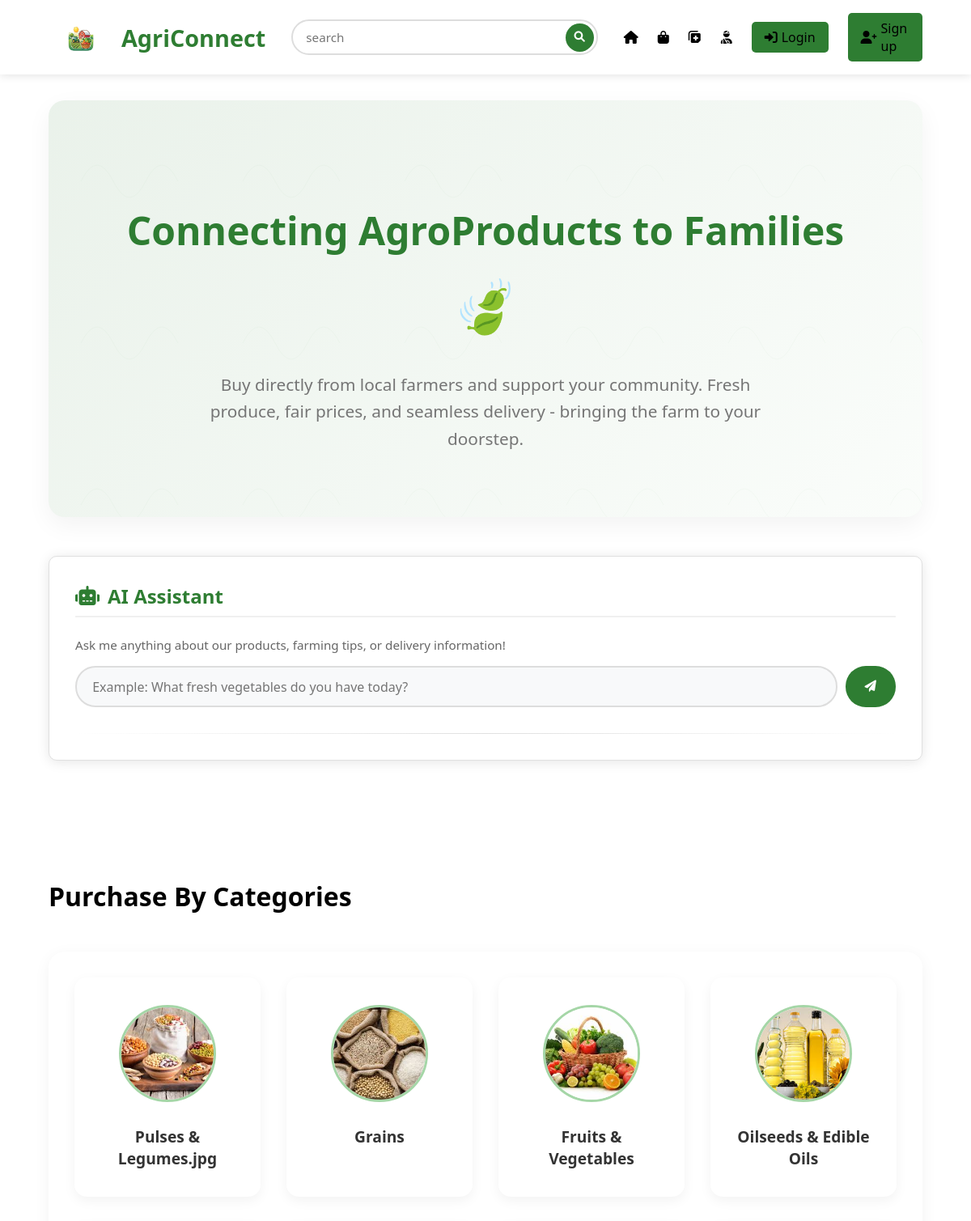
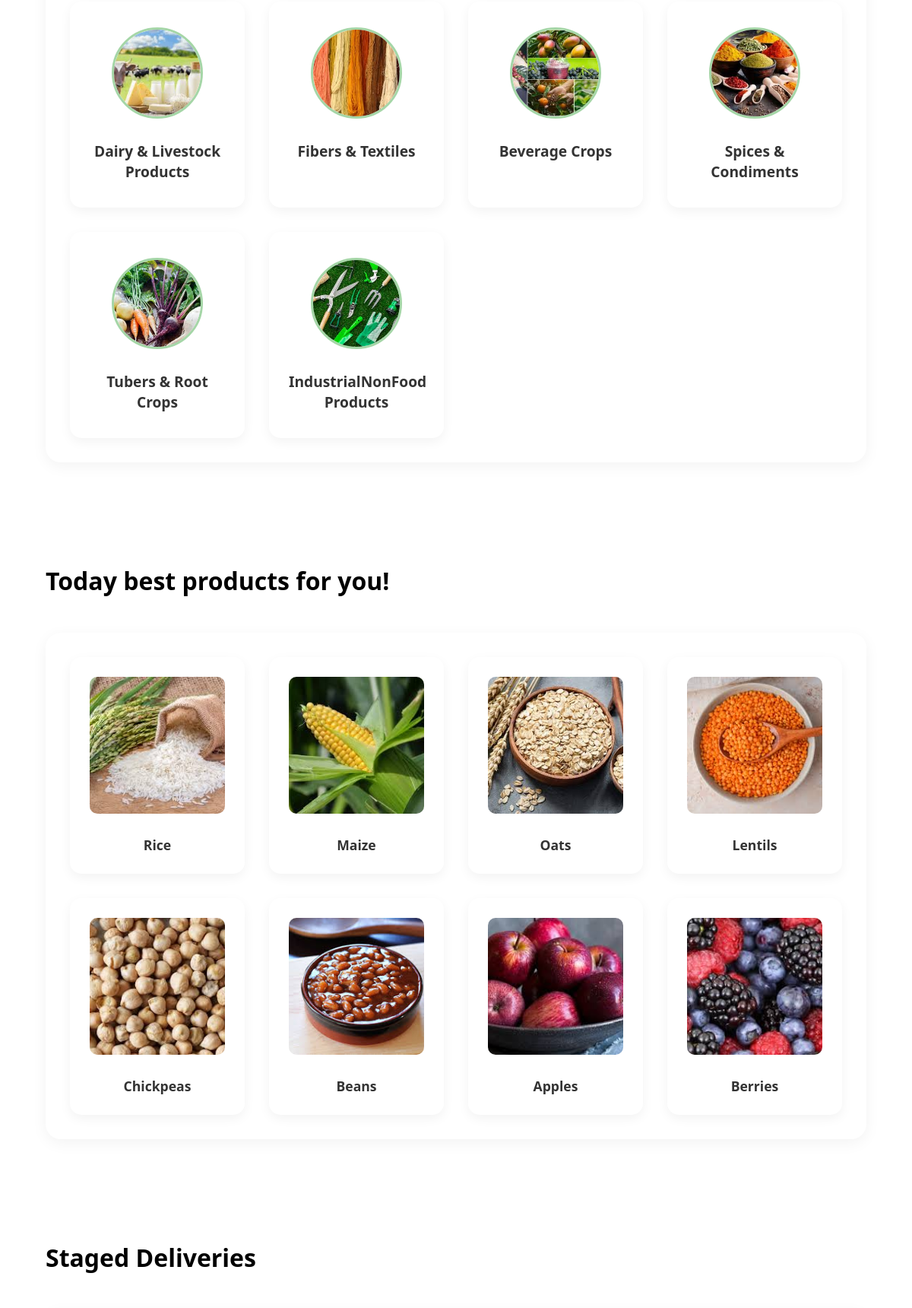
The page / (upper part) on the database its author committed (2 pictures, top to bottom).
### farmer_app/models.py (models this page shows, shortened)
class Categories(models.Model):
    name = models.CharField(max_length=255)
    image = models.ImageField(upload_to="category_images/", blank=True, null=True)
    excerpt = models.CharField(max_length=500, null=True, blank=True)

class Products(models.Model):
    image = models.ImageField(upload_to="products/", null=True, blank=True)
    farmer = models.ForeignKey(Farmer, on_delete=models.CASCADE)
    name = models.CharField(max_length=120)
    slug = AutoSlugField(populate_from='name', unique=True)
    price = models.DecimalField(
        max_digits=10,
        decimal_places=2,
        validators=[MinValueValidator(Decimal('0.01'))]
    )
    excerpt = models.CharField(max_length=200, null=True, blank=True)
    description = models.TextField()
    harvest_date = models.DateField(default=timezone.now)
    category = models.ForeignKey(Categories, on_delete=models.CASCADE)

### farmer_app/views.py (the view, shortened to what this page needs)
# urls.py: path('', views.Index.as_view(), name='home'),
class Index(View):
    API_KEY = "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"
    ai_model = "google/gemma-3n-e2b-it:free"
    template_name = "home.html"
    def get(self, request):
        categories = Categories.objects.all()
        cheap_products = Products.objects.filter(price__lt=Decimal('700.00'))[:8]
        popular_products = Products.objects.all().order_by('-id')[:8]
        staged_deliveries = Deliveries.objects.filter(working_stage__gte=3)
        return render(request, self.template_name, {
            'categories': categories,
            'deliveries': staged_deliveries,
            'popular_products': popular_products,
            'cheap_products': cheap_products, # Renamed for clarity
            'ai_response': None,
        })

### farmer_app/templates/home.html (shortened to what this page needs)
{% extends "base.html" %}
{% load static %}
{% block extra_css %}
<link rel="stylesheet" href="{% static 'css/home.css' %}">
{% endblock %}
{% block content %}
    <div class="hero-section">
        <h1>
            Connecting AgroProducts to Families
        </h1>
        <p class="tagline">
            Buy directly from local farmers and support your community. Fresh
            produce, fair prices, and seamless delivery - bringing the farm to your
            doorstep.
        </p>
    </div>
    <div class="ai-chat">
        <h2><i class="fas fa-robot"></i> AI Assistant</h2>
        <p style="margin-bottom: 1rem; color: #666; font-size: 0.95rem;">
            Ask me anything about our products, farming tips, or delivery information!
        </p>
        <form method="POST" action=".">
            <input type="text" name="user_input"
                placeholder="Example: What fresh vegetables do you have today?"
                value="{{ user_input|default:'' }}"
                required>
            <button type="submit">
                <i class="fas fa-paper-plane"></i>
            </button>
        </form>
    </div><br><br><br>
    <h1>Purchase By Categories</h1>
    <div class="categories">
        {% for category in categories %}
            <a href="{% url 'category' category.id %}" class="category">
                {% if category.image %}
                    <img src="{{ category.image.url }}" alt="{{ category.name }}">
                {% else %}
                    <div class="image-placeholder">
                        <i class="fas fa-seedling"></i>
                    </div>
                {% endif %}
                <span>{{ category.name }}</span>
            </a>
        {% empty %}
        <p class="no-categories">No categories available yet.</p>
        {% endfor %}
    </div><br>
    <h1>Today best products for you!</h1>
    <div class="popular-products">
        {% for product in cheap_products %}
            <a href="{% url 'product-details' product.slug %}" class="product">
                {% if product.image %}
                    <img src="{{ product.image.url }}" alt="{{ product.name }}">
                {% else %}
                    <div class="image-placeholder">
                        <i class="fas fa-seedling"></i>
                    </div>
                {% endif %}
                <span>{{ product.name }}</span>
            </a>
        {% empty %}
            <i class="fas fa-leaf"></i>
            <p class="no-products">No products available yet.</p>
        {% endfor %}
    </div><br>
    <h1>Staged Deliveries</h1>
    <br>
{% endblock %}

### farmer_app/templates/base.html (shortened to what this page needs)
{% load static %}
<!DOCTYPE html>
<html lang="en">
<head>
    <link rel="stylesheet" href="{% static 'css/base.css' %}">
    <link rel="stylesheet" href="https://cdnjs.cloudflare.com/ajax/libs/font-awesome/6.0.0/css/all.min.css">
    {% block extra_css %}{% endblock %}
</head>
<body>
    <header>
        <nav>
            <div class="logo">
                <img src="{% static 'images/icon.png' %}" style="width: 5.0rem" alt="AgriConnect-icon"> AgriConnect
            </div>
            <div class="search-bar">
                <form method="POST" action="{% url 'search' %}">
                    <input type="search" placeholder="search" class="search-input" name="searched">
                    <button type="submit" class="search-btn"><i class="fas fa-search"></i></button>
                </form>
            </div>
            <div class="nav-links">
                <a href="{% url 'home' %}"><i class="fas fa-home"></i></a>
                <a href="{% url 'products' %}"><i class="fas fa-shopping-bag"></i></a>
                <a href="{% url 'dashboard' %}"><i class="fas fa-notes-medical"></i></a>
                <a href="{% url 'subsidy' %}"><i class="fas fa-user-injured"></i></a>
                {% if user.is_authenticated %}
                    <a href="{% url 'cart' %}"><i class="fas fa-shopping-cart"></i></a>
                    <a href="{% url 'profile' %}">
                        <i class="fas fa-user"></i>
                    </a>
                {% else %}
                    <a href="{% url 'login' %}" class="auth-btn">
                        <i class="fas fa-sign-in-alt"></i> Login
                    </a>
                    <a href="{% url 'signup' %}" class="auth-btn signup-btn">
                        <i class="fas fa-user-plus"></i> Sign up
                    </a>
                {% endif %}
            </div>
        </nav>
    </header>
    <main>
        {% block content %}{% endblock %}
    </main>
</body>
</html>

### farmer_app/static/css/base.css (style rules this page uses)
* { margin: 0; padding: 0; box-sizing: border-box; font-family: 'Segoe UI', Tahoma, Geneva, Verdana, sans-serif; }
body { background-color: #ffffff; color: #333; min-height: 100vh; display: flex; flex-direction: column; }
header { background-color: white !important; box-shadow: 0 2px 10px rgba(0, 0, 0, 0.1); position: sticky; top: 0; z-index: 1000; }
nav { display: flex; justify-content: space-between; align-items: center; padding: 1rem 5%; max-width: 1400px; margin: 0 auto; }
.logo { font-size: 1.8rem; font-weight: 700; color: #2e7d32 !important; display: flex; align-items: center; gap: 10px; }
.logo img { width: 3rem; height: 3rem; }
.nav-links { display: flex; align-items: center; gap: 1.5rem; }
.nav-links a { text-decoration: none; color: black !important; font-weight: 500; font-size: 1rem; display: flex; align-items: center; gap: 5px; transition: color 0.3s ease; position: relative; }
.nav-links a::after { content: ''; position: absolute; bottom: -5px; left: 0; width: 100%; height: 2px; background-color: #2e7d32; transform: scaleX(0); transition: transform 0.3s ease; }
.auth-btn { background-color: #2e7d32; color: white !important; padding: 0.5rem 1rem; border-radius: 5px; transition: all 0.3s ease; }
.signup-btn { background-color: #2e7d32; }
.search-bar { flex: 0 1 400px; margin: 0 2rem; }
.search-bar form { display: flex; align-items: center; position: relative; }
.search-input { width: 100%; padding: 0.6rem 1rem; padding-right: 3rem; border: 2px solid #ddd; border-radius: 25px; font-size: 0.95rem; transition: all 0.3s ease; outline: none; background-color: white; }
.search-btn { position: absolute; right: 5px; background-color: #2e7d32; color: white; border: none; border-radius: 50%; width: 35px; height: 35px; cursor: pointer; display: flex; align-items: center; justify-content: center; opacity: 0; transform: translateX(-10px); transition: all 0.3s ease; pointer-events: none; }
.search-input:focus + .search-btn, .search-input:valid + .search-btn { opacity: 1; transform: translateX(0); pointer-events: auto; }
main { flex: 1; padding: 2rem 5%; max-width: 1400px; margin: 0 auto; width: 100%; }
main > * { animation: fadeIn 0.5s ease-out; }

### rows shown on the page
Categories: image (picture), name "Pulses & Legumes.jpg"
Categories: image (picture), name "Grains"
Categories: image (picture), name "Fruits & Vegetables"
Categories: image (picture), name "Oilseeds & Edible Oils"
Categories: image (picture), name "Dairy & Livestock Products"
Categories: image (picture), name "Fibers & Textiles"
Categories: image (picture), name "Beverage Crops"
Categories: image (picture), name "Spices & Condiments"
Categories: image (picture), name "Tubers & Root Crops"
Categories: image (picture), name "IndustrialNonFood Products"
Products: image (picture), name "Rice"
Products: image (picture), name "Maize"
Products: image (picture), name "Oats"
Products: image (picture), name "Lentils"
Products: image (picture), name "Chickpeas"
Products: image (picture), name "Beans"
Products: image (picture), name "Apples"
Products: image (picture), name "Berries"
